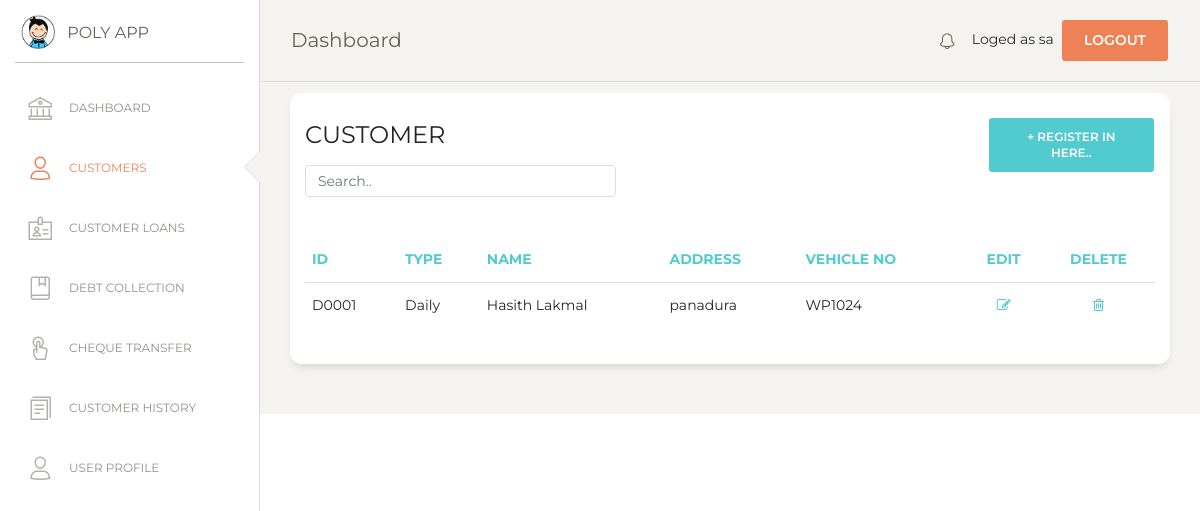
The app's page /customer.php (signed in) with its own data.
### tables this page shows
CREATE TABLE `customer` (
  `cust_id` varchar(10) NOT NULL,
  `type` varchar(20) NOT NULL,
  `name` varchar(100) NOT NULL,
  `address` varchar(150) NOT NULL,
  `vehicle_no` text NOT NULL
);

### customer.php (the view, shortened to what this page needs)
<?php
if (!isset($_SESSION['loged_user'])) {
    header('location: login.php');
}else {
$con = mysqli_connect(DB_HOSTNAME,DB_USERNAME,DB_PASSWORD);
mysqli_select_db($con,DB_NAME);
?>
<!DOCTYPE html>
<html lang="en">
<head>
  <link href="https://maxcdn.bootstrapcdn.com/font-awesome/latest/css/font-awesome.min.css" rel="stylesheet">
  <link href="assets/css/bootstrap.min.css" rel="stylesheet" />
  <link href="assets/css/paper-dashboard.css?v=2.0.1" rel="stylesheet" />
  <link href="assets/demo/demo.css" rel="stylesheet" />
</head>
<body class="">
  <div class="wrapper ">
    <div class="sidebar" data-color="white" data-active-color="danger">
      <div class="logo">
        <a href="#" class="simple-text logo-mini">
          <div class="logo-image-small">
            <img src="assets/img/logo-small.png">
          </div>
        </a>
        <a href="#" class="simple-text logo-normal">
          POLY APP
        </a>
      </div>
      <div class="sidebar-wrapper">
        <ul class="nav">
          <li>
            <a href="index">
              <i class="nc-icon nc-bank"></i>
              <p>DASHBOARD</p>
            </a>
          </li>
          <li class="active">
            <a href="customer">
              <i class="nc-icon nc-single-02"></i>
              <p>CUSTOMERS</p>
            </a>
          </li>
          <li class="">
            <a href="customer_loan">
              <i class="nc-icon nc-badge"></i>
              <p>CUSTOMER LOANS</p>
            </a>
          </li>
          <li>
            <a href="debt_collection">
              <i class="nc-icon nc-book-bookmark"></i>
              <p>DEBT COLLECTION</p>
            </a>
          </li>
          <li>
            <a href="cheque_transfer">
              <i class="nc-icon nc-tap-01"></i>
              <p>CHEQUE TRANSFER</p>
            </a>
          </li>
          <li>
            <a href="report">
              <i class="nc-icon nc-single-copy-04"></i>
              <p>CUSTOMER HISTORY</p>
            </a>
          </li>
          <li>
            <a href="user">
              <i class="nc-icon nc-single-02"></i>
              <p>USER PROFILE</p>
            </a>
          </li>
        </ul>
      </div>
    </div>
    <div class="main-panel">
      <?php include('include/nav.php');  ?>
      <div class="content">
       <div class="row">
          <div class="col-md-12">
            <div class="card">
              <div class="row">
              <div class="col-md-9">
              <div class="card-header">
                <h4 class="card-title"> CUSTOMER</h4>
                <input class="form-control myInput" id="myInput" type="text" placeholder="Search..">
              </div>
              </div>
              <div class="col-md-3">
                <div class="card-header">
                    <button type="button" class="btn btn-primary add-btn" data-toggle="modal" data-target="#Form1">+ Register in here..
                    </button>
                </div>
              </div>
              </div>
              <div class="card-body">
              </div>
              <div class="card-body">
                <div class="table-responsive">
                  <table class="table" id="myTable">
                    <thead class="text-primary">
                      <th>                    ID</th>
                      <th>                    Type</th>
                      <th>                    Name</th>
                      <th>                    Address</th>
                      <th>                    Vehicle No</th>
                      <th class="text-center"> Edit 				</th>
                      <th class="text-center"> Delete 			</th>
                    </thead>
                    <tbody>
                      <?php
                      $sql=mysqli_query($con,"SELECT * FROM customer");
                      $numRows = mysqli_num_rows($sql);
                      if($numRows > 0) {
                        while($row = mysqli_fetch_assoc($sql)) {
                          ?>
                          <tr>
                            <td>                      <?php echo $row['cust_id'] ?>            </td>
                            <td>                      <?php echo $row['type'] ?>               </td>
                            <td>                      <?php echo $row['name']?>                </td>
                            <td>                      <?php echo $row['address']  ?>           </td>
                            <td>                      <?php echo $row['vehicle_no']  ?>        </td>
                            <td class="text-center">
                             <a href="#" onclick="editView('<?php echo $row['cust_id']; ?>')" name="edit">
                              <i class="fa fa-pencil-square-o" aria-hidden="true"></i></a>
                            </td>
                            <td class="text-center">
                              <a href="#" onclick="confirmation('event','<?php echo $row['cust_id']; ?>')" name="delete">
                              <i class="fa fa-trash-o" aria-hidden="true"></i></a>
                            </td>
                          </tr>
                    </tbody>
                           <?php
                        }
                      }
                    ?>
                    </table>
                </div>
              </div>
            </div>
          </div>
        </div>
      </div>
      </div>
       <?php include('include/footer.php');  ?>
    </div>
</body>
</html>
<?php
}
?>

### assets/demo/demo.css (style rules this page uses)
.add-btn { float: right !important; }
.myInput { width: 50% !important; }

### records on screen
customer: cust_id "D0001", type "Daily", name "Hasith Lakmal", address "panadura", vehicle_no "WP1024"

### other values on screen
$_SESSION['loged_user'] "sa"
